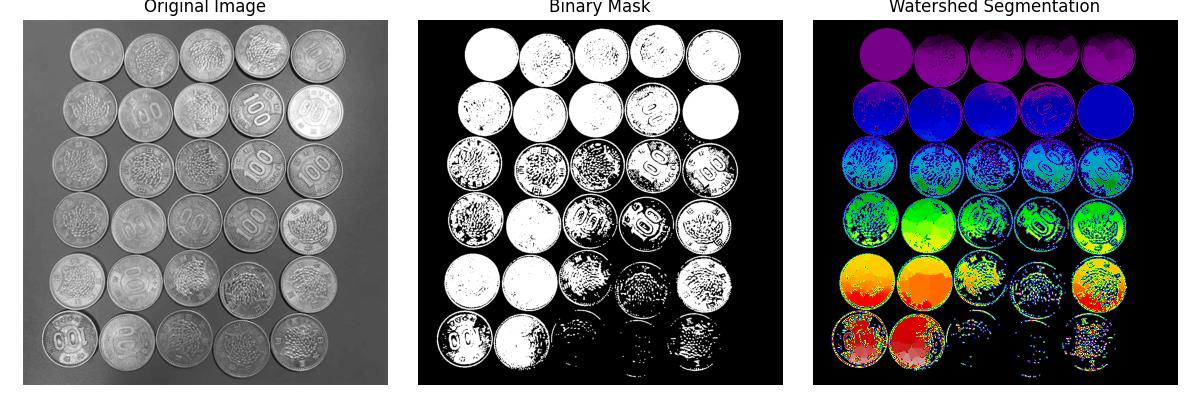

Reproduce this figure in Python.
#Gerekli kütüphanelerin oluşturulması ve eklenmesi
import numpy as np
import matplotlib.pyplot as plt
from scipy import ndimage as ndi
from skimage.segmentation import watershed
from skimage.feature import peak_local_max
from skimage import io, color, filters

# Resmi yükleme ve gri tonlamaya çevirme
image = io.imread("AiProjects/Resim8.webp")
gray = color.rgb2gray(image)

# Thresholding ile binary(ikili) maske oluşturma
thresh = filters.threshold_otsu(gray)
binary = gray > thresh

# Küçük gürültüleri temizleme
binary_cleaned = ndi.binary_opening(binary, structure=np.ones((3, 3)))

# Mesafe dönüşümünü hesapla (her pikselin en yakın arka plan pikseline olan uzaklığı)
distance = ndi.distance_transform_edt(binary_cleaned)
# Mesafe haritasındaki yerel maksimum noktalarını bul (nesnelerin merkezleri olarak kullanılacak)
# footprint=np.ones((3,3)): 3x3'lük komşuluk alanında maksimum ara
# labels=binary_cleaned: Sadece nesne piksellerinde ara
coords = peak_local_max(distance, footprint=np.ones((3, 3)), labels=binary_cleaned)

# Maksimum noktalar için boş bir maske oluştur
mask = np.zeros(distance.shape, dtype=bool)

# Bulunan maksimum noktaları maskeye işaretle (True yap)
# coords.T: Koordinatları transpoze ederek (satır, sütun) şeklinde al
mask[tuple(coords.T)] = True

# İşaretlenmiş noktaları etiketle (her nesne için farklı bir numara ver)
# _: Etiket sayısını döndürür ama biz kullanmayacağız
markers, _ = ndi.label(mask)

# Watershed algoritmasını uygula
# -distance: Watershed minimumları baz aldığı için mesafeyi ters çevir
# markers: Başlangıç noktaları (nesne merkezleri)
# mask=binary_cleaned: İşlemi sadece nesne piksellerinde uygula
labels = watershed(-distance, markers, mask=binary_cleaned)

# 3 sütunlu bir figür oluştur (orijinal, binary ve sonuç görüntüleri için)
fig, axes = plt.subplots(ncols=3, figsize=(12, 4))

# Eksen dizisini düzleştir (ravel) ve ax değişkenine ata
ax = axes.ravel()

# 1. Görsel: Orijinal gri tonlamalı görüntü
ax[0].imshow(gray, cmap=plt.cm.gray)
ax[0].set_title('Original Image')

# 2. Görsel: Binary maske (gürültü temizlenmiş)
ax[1].imshow(binary_cleaned, cmap=plt.cm.gray)
ax[1].set_title('Binary Mask')

# 3. Görsel: Watershed segmentasyon sonucu
# nipy_spectral colormap: Farklı nesneleri farklı renklerle gösterme
ax[2].imshow(labels, cmap=plt.cm.nipy_spectral)
ax[2].set_title('Watershed Segmentation')

# Tüm eksenlerdeki x ve y eksenlerini kaldırma
for a in ax:
    a.set_axis_off()

# Görseller arasında uygun boşluk bırakma
plt.tight_layout()

# Görseli Kaydetmek için 
plt.savefig("AiProjects/Watershed.jpg")

# Görselleri gösterme
plt.show()

